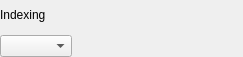
<?xml version="1.0" encoding="UTF-8"?>
<ui version="4.0">
 <class>OperatorFamilyWidget</class>
 <widget class="QWidget" name="OperatorFamilyWidget">
  <property name="geometry">
   <rect>
    <x>0</x>
    <y>0</y>
    <width>243</width>
    <height>57</height>
   </rect>
  </property>
  <property name="minimumSize">
   <size>
    <width>0</width>
    <height>0</height>
   </size>
  </property>
  <layout class="QVBoxLayout" name="verticalLayout_2">
   <property name="leftMargin">
    <number>0</number>
   </property>
   <property name="topMargin">
    <number>0</number>
   </property>
   <property name="rightMargin">
    <number>0</number>
   </property>
   <property name="bottomMargin">
    <number>0</number>
   </property>
   <item>
    <layout class="QVBoxLayout" name="verticalLayout">
     <item>
      <widget class="QLabel" name="indexing_lbl">
       <property name="sizePolicy">
        <sizepolicy hsizetype="Fixed" vsizetype="Preferred">
         <horstretch>0</horstretch>
         <verstretch>0</verstretch>
        </sizepolicy>
       </property>
       <property name="minimumSize">
        <size>
         <width>68</width>
         <height>0</height>
        </size>
       </property>
       <property name="text">
        <string>Indexing</string>
       </property>
      </widget>
     </item>
     <item>
      <layout class="QHBoxLayout" name="horizontalLayout">
       <item>
        <widget class="QComboBox" name="indexing_cmb">
         <property name="iconSize">
          <size>
           <width>28</width>
           <height>28</height>
          </size>
         </property>
        </widget>
       </item>
       <item>
        <spacer name="horizontalSpacer">
         <property name="orientation">
          <enum>Qt::Orientation::Horizontal</enum>
         </property>
         <property name="sizeHint" stdset="0">
          <size>
           <width>86</width>
           <height>20</height>
          </size>
         </property>
        </spacer>
       </item>
      </layout>
     </item>
    </layout>
   </item>
  </layout>
 </widget>
 <resources/>
 <connections/>
</ui>
